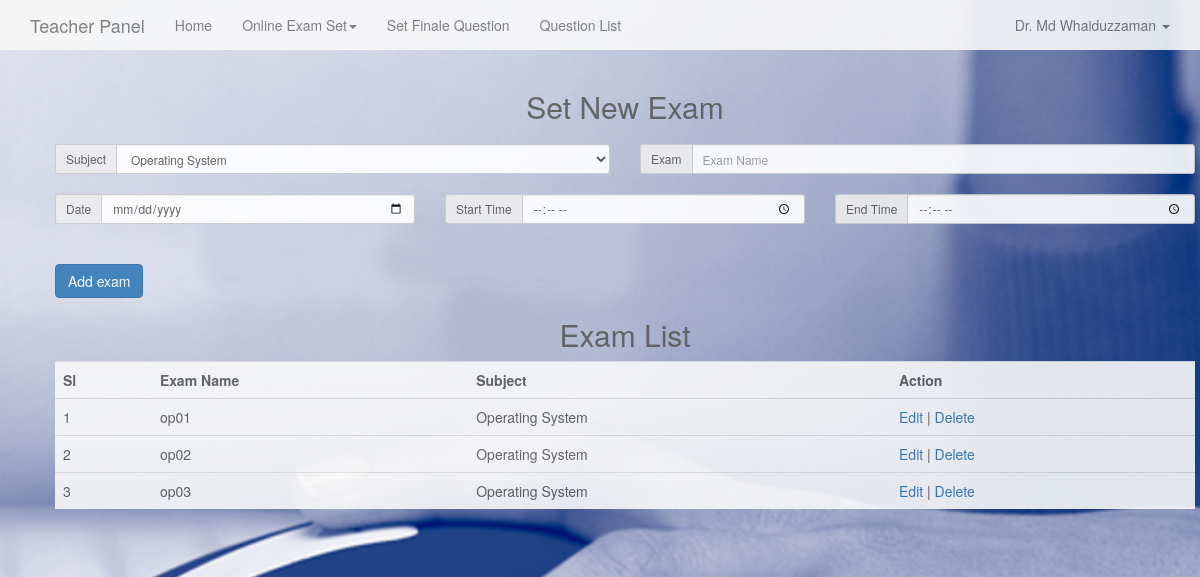
Page /teacher/exam.php (signed in) on the committed database.
### tables this page shows
CREATE TABLE `teacher` (
  `t_id` int(11) NOT NULL,
  `t_name` varchar(100) NOT NULL,
  `t_uname` varchar(100) NOT NULL,
  `t_password` varchar(100) NOT NULL,
  `t_email` varchar(100) NOT NULL
);

CREATE TABLE `exam` (
  `exam_id` int(11) NOT NULL,
  `exam_name` mediumtext NOT NULL,
  `t_id` int(11) NOT NULL,
  `sub_id` int(11) NOT NULL
);

CREATE TABLE `subject` (
  `sub_id` int(11) NOT NULL,
  `sub_name` varchar(100) NOT NULL,
  `sem_id` int(11) NOT NULL
);

### includes/function.php (called while the page is built, shortened)
<?php
function teacher_info($t_id,$value) {
	global $db;
	$query = $db->query("SELECT * FROM teacher WHERE t_id='$t_id'");
	$row = $query->fetch_assoc();
	return $row[$value];
}
function is_teacher_Loggedin(){
	if (isset($_SESSION['t_id'])) {
			return true;
	} else {
		return false;
	}
}
?>

### teacher/exam.php (the view, shortened to what this page needs)
<?php
	include('header.php');
?>
<?php if(is_teacher_Loggedin()):?>
  <div class="container fluid">
   	 <div class="panel-heading">
    <h2 class="page-title" align="center">Set New Exam</h2>
  </div>
   	 	 <form action="" method="POST">
   	 	 	<div class="row">
		   <div class="col-md-6">
				<div class="  input-group input-group-sm">
				  <span class="input-group-addon" id="sizing-addon3">Subject</span>
				  <select class="form-control" id="sub_id" name="sub_id">
              <?php
              $id= teacher_info($_SESSION['t_id'],'t_id');
                $query = $db->query("select * from subject inner join assign_course on assign_course.sub_id=subject.sub_id where assign_course.t_id='$id'");
                if($query->num_rows>0) {
                  while($row = $query->fetch_assoc()) {
                    echo '<option value="'.$row[sub_id].'">'.$row[sub_name].'</option>';
                  }
                } else {
                  echo '<option value="null">No Course to Display</option>';
                }
              ?>
            </select>
				</div>
			</div>
			<div class="col-md-6">
				<div class="  input-group input-group-sm">
				  <span class="input-group-addon" id="sizing-addon3">Exam</span>
				  <input type="text" class="form-control" placeholder="Exam Name" name="exam" aria-describedby="sizing-addon3">
				</div><br>
        </div>
        <div class="col-md-4">
        <div class="  input-group input-group-sm">
          <span class="input-group-addon" id="sizing-addon3">Date</span>
          <input type="date" class="form-control"  name="s_date" aria-describedby="sizing-addon3">
        </div>
     </div>
     <div class="col-md-4">
        <div class="  input-group input-group-sm">
          <span class="input-group-addon" id="sizing-addon3">Start Time</span>
          <input type="time" class="form-control" name="s_time" aria-describedby="sizing-addon3">
        </div>
     </div>
     <div class="col-md-4">
        <div class="  input-group input-group-sm">
          <span class="input-group-addon" id="sizing-addon3">End Time</span>
          <input type="time" class="form-control" name="e_time" aria-describedby="sizing-addon3">
        </div><br>
     </div>
		   </div>
            <br><input type="submit" name="submit" Value="Add exam" class="btn btn-primary">
   	 	 </form>
   </div>
   <div class="container fluid">
      <h2 align="center">Exam List</h2>
      <table class="table">
         <tr>
           <th>Sl</th>
           <th>Exam Name</th>
           <th>Subject</th>
           <th>Action</th>
         </tr>
         <?php
              $i=1;
              $id= teacher_info($_SESSION['t_id'],'t_id');
                $query = $db->query("select * from exam inner join subject on subject.sub_id=exam.sub_id where exam.t_id='$id'");
                if($query->num_rows>0) {
                  while($row = $query->fetch_assoc()) {
                    echo '<tr><td>'.$i.'</td><td>'.$row['exam_name'].'</td><td>'.$row['sub_name'].'</td><td><a href="edit_exam.php?id='.$row['exam_id'].'">Edit</a> | <a href="exam.php?id='.$row['exam_id'].'">Delete</a></td></tr>';
                    $i++;
                  }
                } else {
                  echo '<b >No Exam to Display</b>';
                }
              ?>
      </table>
   </div>
<?php else:?>
<?php header('Location: signin.php');  ?>
<?php endif?>
<?php
	include('footer.php');
?>

### teacher/header.php (shortened to what this page needs)
<?php
  include('../includes/connect.php');
  include('../includes/function.php');
?>
<!DOCTYPE html>
<html lang="en">
  <head>
    <link href="../assets/css/bootstrap.min.css" rel="stylesheet">
    <link href="../assets/css/ie10-viewport-bug-workaround.css" rel="stylesheet">
    <link href="../assets/css/dashboard.css" rel="stylesheet">
    <link href="../assets/css/carousel.css" rel="stylesheet">
    <link href="../assets/css/signin.css" rel="stylesheet">
  </head>
  <body>
    <div class="">
    <nav class="navbar navbar-default navbar-fixed-top">
      <div class="container">
        <div class="navbar-header">
          <a class="navbar-brand" href="signin.php">Teacher Panel</a>
        </div>
        <div id="navbar" class="navbar-collapse collapse">
          <ul class="nav navbar-nav">
            <li class=""><a href="../index.php">Home</a></li>
            <?php if(is_teacher_Loggedin()):?>
            <li class="dropdown">
              <a href="#" class="dropdown-toggle" data-toggle="dropdown" role="button" aria-haspopup="true" aria-expanded="false">Online Exam Set<span class="caret"></span></a>
            </li>
            <li><a href="set_finale_question.php">Set Finale Question</a></li>
            <li><a href="question_list.php">Question List</a></li>
            <?php else:?>
            <?php endif?>
          </ul>
          <ul class="nav navbar-nav navbar-right">
            <?php if(is_teacher_Loggedin()):?>
            <li class="dropdown">
              <a href="#" class="dropdown-toggle active" data-toggle="dropdown" role="button" aria-haspopup="true" aria-expanded="false"><?php echo teacher_info($_SESSION['t_id'],'t_name'); ?> <span class="caret"></span></a>
            </li>
            <?php endif?>
          </ul>
        </div>
      </div>
    </nav>
    <div class="container-fluid">
      <div class="row">
        <div class="col-sm-12 main">

### assets/css/dashboard.css (style rules this page uses)
body { padding-top: 50px; }
.navbar-fixed-top { border: 0; }
.main { padding: 20px; }
@media (min-width: 768px) { .main { padding-right: 40px; padding-left: 40px; } }

### assets/css/carousel.css (style rules this page uses)
body { padding-bottom: 40px; color: #5a5a5a; }

### assets/css/signin.css (style rules this page uses)
body { padding-top: 40px; padding-bottom: 40px; background-color: #eee; }

### teacher/header.php (style rules this page uses)
body { background-image: url("../assets/img/banner-bg.jpg"); height: 100vh; -webkit-background-size: cover; background-size: cover; background-position: center; opacity: .9; background-attachment: fixed; }
tr { background-color: #f9f9f9 }

### rows in the picture
teacher: t_name "Dr. Md Whaiduzzaman"
exam: exam_name "op01", sub.sub_name "Operating System"
exam: exam_name "op02", sub.sub_name "Operating System"
exam: exam_name "op03", sub.sub_name "Operating System"

### other values in the picture
form field sub_id "Operating System"
